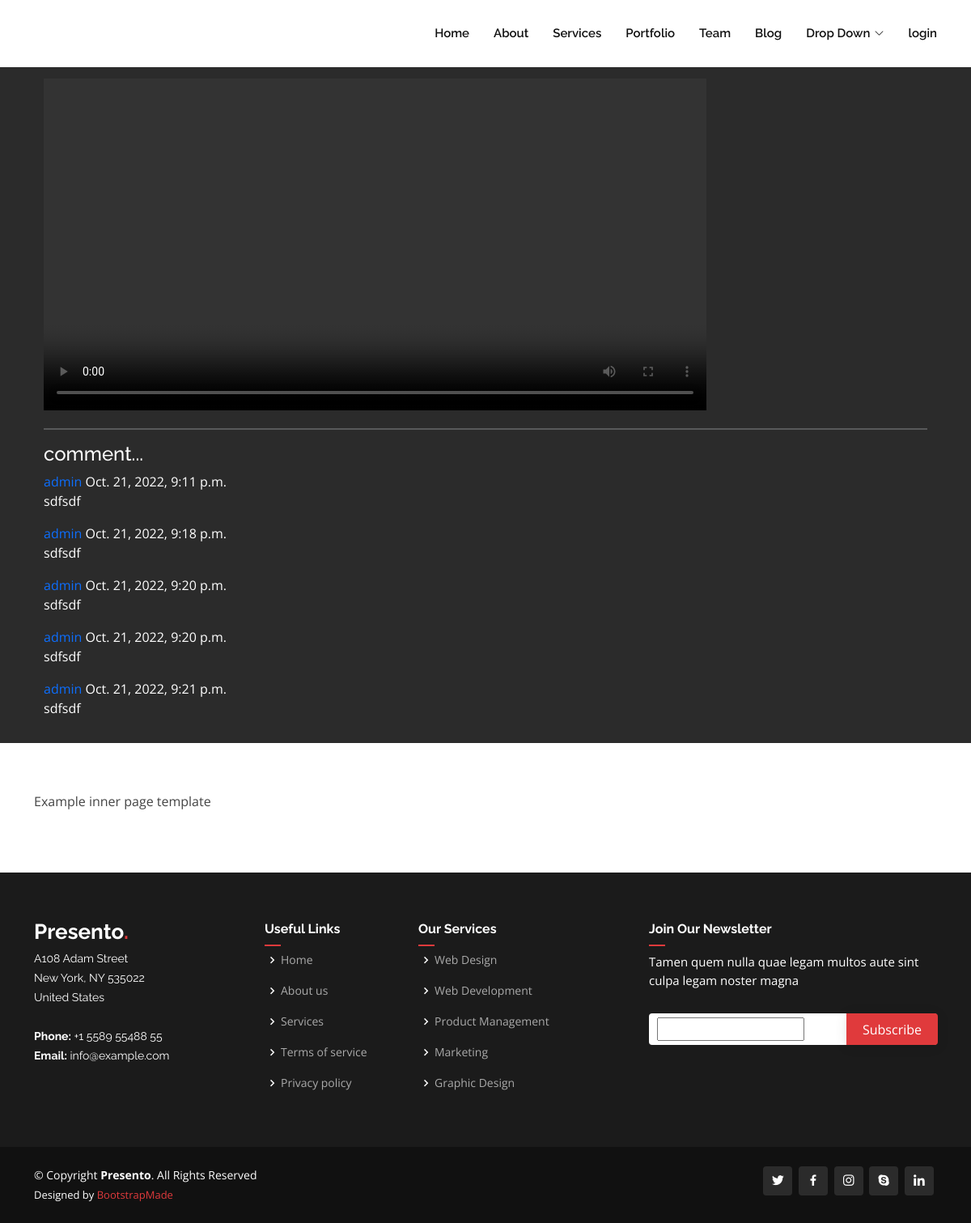
The page /movie/6 on the database its author committed.
### movies/models.py (models this page shows, shortened)
class Movie(models.Model):
    title = models.CharField(max_length = 255)
    date = models.DateTimeField(auto_now_add = True)
    user = models.ForeignKey(User, on_delete = models.CASCADE)
    image = models.ImageField(upload_to ='movie/images')
    video = models.FileField(upload_to ='movie/video')
    description = models.TextField(null = True, blank = True)

class Comment(models.Model):
    user = models.ForeignKey(User, on_delete = models.CASCADE)
    movie = models.ForeignKey(Movie, on_delete = models.CASCADE)
    content = models.TextField()
    date = models.DateTimeField(auto_now_add = True)

### movies/views.py (the view)
# urls.py: path('movie/<int:movie_id>', detail_movie, name='detail_movie'),
def detail_movie(request, movie_id):
    movies = get_object_or_404(Movie,id = movie_id)
    list_comment = Comment.objects.filter(movie = movie_id)
    if request.method =="POST":
        contents = request.POST['comment']
        movies = Movie.objects.get(id = movie_id)
        comments = Comment.objects.create(user = request.user, movie = movies, content = contents)
        comments.save()
    return render(request, 'movies/detail_movie.html',{'movies': movies, 'comments': list_comment})

### movies/templates/movies/detail_movie.html (shortened to what this page needs)
{% extends 'movies/base.html' %}
{% block content %}
    <div class="container">
        <div class="">
            <video class=" w-75" src="{{movies.video.url}}" controls autoplay></video>
        </div>
        <hr class="border border-1">
        <h4 class="text-white">comment...</h4>
        {% for comment in comments %}
            <p class="mb-0 text-white"><span class="text-primary">{{comment.user}}</span> {{comment.date}}</p>
            <p class="mt-0 text-white">{{comment.content}}</p>
        {% endfor %}
    </div>
{% endblock %}

### movies/static/assets/css/style.css (style rules this page uses)
h1, h2, h3, h4, h5, h6 { font-family: "Raleway", sans-serif; }

### rows shown on the page
Comment: user "admin", date "Oct. 21, 2022, 9:11 p.m.", content "sdfsdf"
Comment: user "admin", date "Oct. 21, 2022, 9:18 p.m.", content "sdfsdf"
Comment: user "admin", date "Oct. 21, 2022, 9:20 p.m.", content "sdfsdf"
Comment: user "admin", date "Oct. 21, 2022, 9:20 p.m.", content "sdfsdf"
Comment: user "admin", date "Oct. 21, 2022, 9:21 p.m.", content "sdfsdf"
